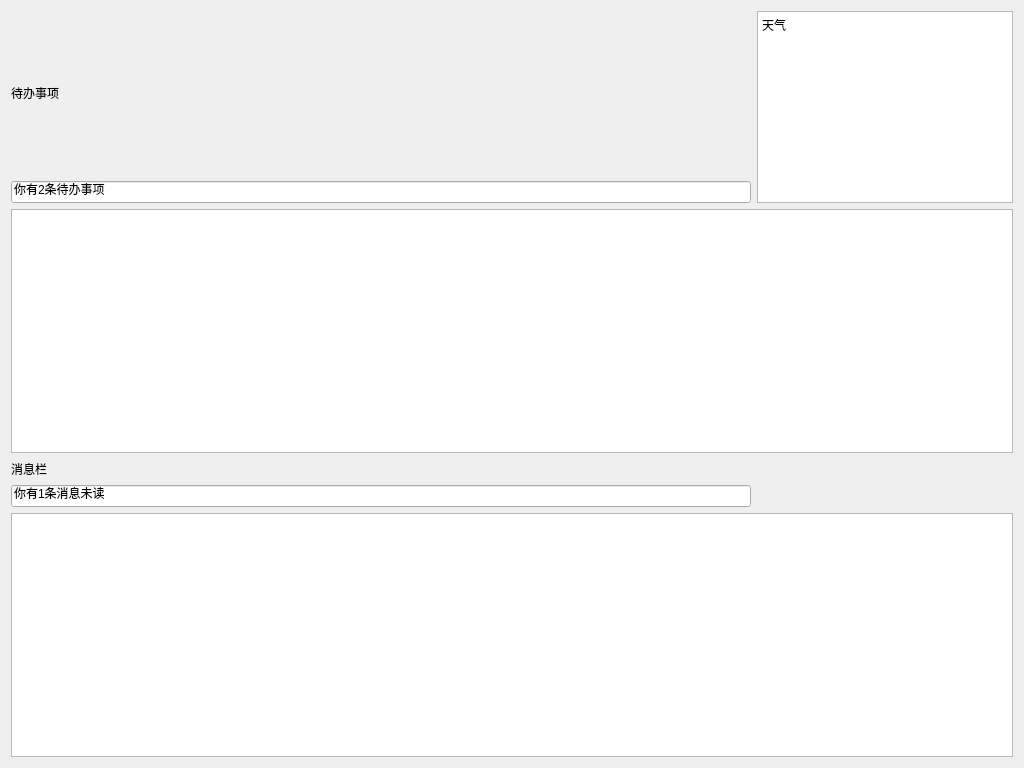
<?xml version="1.0" encoding="UTF-8"?>
<ui version="4.0">
 <class>First_Form</class>
 <widget class="QWidget" name="First_Form">
  <property name="geometry">
   <rect>
    <x>0</x>
    <y>0</y>
    <width>1024</width>
    <height>768</height>
   </rect>
  </property>
  <property name="windowTitle">
   <string>Form</string>
  </property>
  <layout class="QGridLayout" name="gridLayout">
   <item row="5" column="1">
    <spacer name="horizontalSpacer">
     <property name="orientation">
      <enum>Qt::Horizontal</enum>
     </property>
     <property name="sizeHint" stdset="0">
      <size>
       <width>669</width>
       <height>20</height>
      </size>
     </property>
    </spacer>
   </item>
   <item row="6" column="0" colspan="3">
    <widget class="QLineEdit" name="lineEdit">
     <property name="text">
      <string>你有2条待办事项</string>
     </property>
    </widget>
   </item>
   <item row="9" column="0" colspan="3">
    <widget class="QLineEdit" name="lineEdit_2">
     <property name="text">
      <string>你有1条消息未读</string>
     </property>
    </widget>
   </item>
   <item row="7" column="0" colspan="4">
    <widget class="QTableWidget" name="tableWidget"/>
   </item>
   <item row="8" column="0">
    <widget class="QLabel" name="label_2">
     <property name="text">
      <string>消息栏</string>
     </property>
    </widget>
   </item>
   <item row="10" column="0" colspan="4">
    <widget class="QTableWidget" name="tableWidget_2"/>
   </item>
   <item row="8" column="2" colspan="2">
    <spacer name="horizontalSpacer_2">
     <property name="orientation">
      <enum>Qt::Horizontal</enum>
     </property>
     <property name="sizeHint" stdset="0">
      <size>
       <width>932</width>
       <height>20</height>
      </size>
     </property>
    </spacer>
   </item>
   <item row="5" column="0">
    <widget class="QLabel" name="label">
     <property name="text">
      <string>待办事项</string>
     </property>
    </widget>
   </item>
   <item row="5" column="3" rowspan="2">
    <widget class="QTextEdit" name="textWeather">
     <property name="sizePolicy">
      <sizepolicy hsizetype="Fixed" vsizetype="Fixed">
       <horstretch>0</horstretch>
       <verstretch>0</verstretch>
      </sizepolicy>
     </property>
     <property name="minimumSize">
      <size>
       <width>256</width>
       <height>150</height>
      </size>
     </property>
     <property name="html">
      <string>&lt;!DOCTYPE HTML PUBLIC &quot;-//W3C//DTD HTML 4.0//EN&quot; &quot;http://www.w3.org/TR/REC-html40/strict.dtd&quot;&gt;
&lt;html&gt;&lt;head&gt;&lt;meta name=&quot;qrichtext&quot; content=&quot;1&quot; /&gt;&lt;style type=&quot;text/css&quot;&gt;
p, li { white-space: pre-wrap; }
&lt;/style&gt;&lt;/head&gt;&lt;body style=&quot; font-family:'SimSun'; font-size:9.07563pt; font-weight:400; font-style:normal;&quot;&gt;
&lt;p style=&quot; margin-top:0px; margin-bottom:0px; margin-left:0px; margin-right:0px; -qt-block-indent:0; text-indent:0px;&quot;&gt;&lt;span style=&quot; font-size:9.07563pt;&quot;&gt;天气&lt;/span&gt;&lt;/p&gt;&lt;/body&gt;&lt;/html&gt;</string>
     </property>
    </widget>
   </item>
  </layout>
 </widget>
 <resources/>
 <connections/>
</ui>
